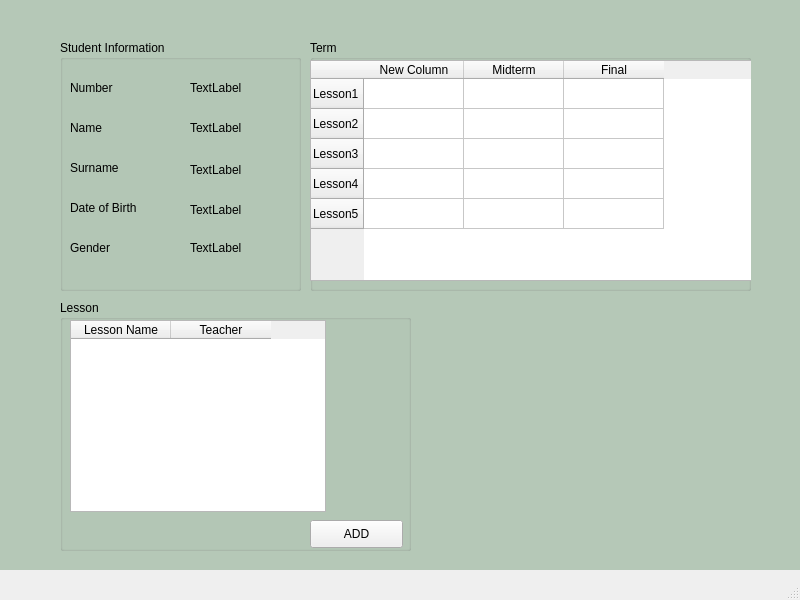
<?xml version="1.0" encoding="UTF-8"?>
<ui version="4.0">
 <class>StudentWindow</class>
 <widget class="QMainWindow" name="StudentWindow">
  <property name="geometry">
   <rect>
    <x>0</x>
    <y>0</y>
    <width>800</width>
    <height>600</height>
   </rect>
  </property>
  <property name="minimumSize">
   <size>
    <width>800</width>
    <height>600</height>
   </size>
  </property>
  <property name="maximumSize">
   <size>
    <width>800</width>
    <height>600</height>
   </size>
  </property>
  <property name="windowTitle">
   <string>Student Info</string>
  </property>
  <widget class="QWidget" name="centralwidget">
   <widget class="QLabel" name="label">
    <property name="geometry">
     <rect>
      <x>0</x>
      <y>-30</y>
      <width>800</width>
      <height>600</height>
     </rect>
    </property>
    <property name="styleSheet">
     <string notr="true">background-color:rgb(181, 200, 183);</string>
    </property>
    <property name="text">
     <string/>
    </property>
   </widget>
   <widget class="QGroupBox" name="Student_information">
    <property name="geometry">
     <rect>
      <x>60</x>
      <y>40</y>
      <width>241</width>
      <height>251</height>
     </rect>
    </property>
    <property name="title">
     <string>Student Information</string>
    </property>
    <widget class="QLabel" name="label_2">
     <property name="geometry">
      <rect>
       <x>10</x>
       <y>40</y>
       <width>55</width>
       <height>16</height>
      </rect>
     </property>
     <property name="text">
      <string>Number</string>
     </property>
    </widget>
    <widget class="QLabel" name="label_3">
     <property name="geometry">
      <rect>
       <x>10</x>
       <y>80</y>
       <width>55</width>
       <height>16</height>
      </rect>
     </property>
     <property name="text">
      <string>Name</string>
     </property>
    </widget>
    <widget class="QLabel" name="label_4">
     <property name="geometry">
      <rect>
       <x>10</x>
       <y>120</y>
       <width>55</width>
       <height>16</height>
      </rect>
     </property>
     <property name="text">
      <string>Surname</string>
     </property>
    </widget>
    <widget class="QLabel" name="label_5">
     <property name="geometry">
      <rect>
       <x>10</x>
       <y>160</y>
       <width>71</width>
       <height>16</height>
      </rect>
     </property>
     <property name="text">
      <string>Date of Birth</string>
     </property>
    </widget>
    <widget class="QLabel" name="label_6">
     <property name="geometry">
      <rect>
       <x>10</x>
       <y>200</y>
       <width>55</width>
       <height>16</height>
      </rect>
     </property>
     <property name="text">
      <string>Gender</string>
     </property>
    </widget>
    <widget class="QLabel" name="number_label">
     <property name="geometry">
      <rect>
       <x>130</x>
       <y>40</y>
       <width>55</width>
       <height>16</height>
      </rect>
     </property>
     <property name="text">
      <string>TextLabel</string>
     </property>
    </widget>
    <widget class="QLabel" name="surname_label">
     <property name="geometry">
      <rect>
       <x>130</x>
       <y>120</y>
       <width>71</width>
       <height>20</height>
      </rect>
     </property>
     <property name="text">
      <string>TextLabel</string>
     </property>
    </widget>
    <widget class="QLabel" name="birth_label">
     <property name="geometry">
      <rect>
       <x>130</x>
       <y>160</y>
       <width>101</width>
       <height>20</height>
      </rect>
     </property>
     <property name="text">
      <string>TextLabel</string>
     </property>
    </widget>
    <widget class="QLabel" name="gender_label">
     <property name="geometry">
      <rect>
       <x>130</x>
       <y>200</y>
       <width>55</width>
       <height>16</height>
      </rect>
     </property>
     <property name="text">
      <string>TextLabel</string>
     </property>
    </widget>
    <widget class="QLabel" name="name_label">
     <property name="geometry">
      <rect>
       <x>130</x>
       <y>80</y>
       <width>55</width>
       <height>16</height>
      </rect>
     </property>
     <property name="text">
      <string>TextLabel</string>
     </property>
    </widget>
   </widget>
   <widget class="QGroupBox" name="term">
    <property name="geometry">
     <rect>
      <x>310</x>
      <y>40</y>
      <width>441</width>
      <height>251</height>
     </rect>
    </property>
    <property name="title">
     <string>Term</string>
    </property>
    <widget class="QTableWidget" name="term_widget">
     <property name="geometry">
      <rect>
       <x>0</x>
       <y>20</y>
       <width>451</width>
       <height>221</height>
      </rect>
     </property>
     <row>
      <property name="text">
       <string>Lesson1</string>
      </property>
     </row>
     <row>
      <property name="text">
       <string>Lesson2</string>
      </property>
     </row>
     <row>
      <property name="text">
       <string>Lesson3</string>
      </property>
     </row>
     <row>
      <property name="text">
       <string>Lesson4</string>
      </property>
     </row>
     <row>
      <property name="text">
       <string>Lesson5</string>
      </property>
     </row>
     <column>
      <property name="text">
       <string>New Column</string>
      </property>
     </column>
     <column>
      <property name="text">
       <string>Midterm</string>
      </property>
     </column>
     <column>
      <property name="text">
       <string>Final</string>
      </property>
     </column>
    </widget>
   </widget>
   <widget class="QGroupBox" name="Lesson">
    <property name="geometry">
     <rect>
      <x>60</x>
      <y>300</y>
      <width>351</width>
      <height>251</height>
     </rect>
    </property>
    <property name="title">
     <string>Lesson</string>
    </property>
    <widget class="QTableWidget" name="lesson_widget">
     <property name="geometry">
      <rect>
       <x>10</x>
       <y>20</y>
       <width>256</width>
       <height>192</height>
      </rect>
     </property>
     <column>
      <property name="text">
       <string>Lesson Name</string>
      </property>
     </column>
     <column>
      <property name="text">
       <string>Teacher</string>
      </property>
     </column>
    </widget>
    <widget class="QPushButton" name="add_button">
     <property name="geometry">
      <rect>
       <x>250</x>
       <y>220</y>
       <width>93</width>
       <height>28</height>
      </rect>
     </property>
     <property name="text">
      <string>ADD</string>
     </property>
    </widget>
   </widget>
  </widget>
  <widget class="QMenuBar" name="menubar">
   <property name="geometry">
    <rect>
     <x>0</x>
     <y>0</y>
     <width>800</width>
     <height>26</height>
    </rect>
   </property>
  </widget>
  <widget class="QStatusBar" name="statusbar"/>
 </widget>
 <resources/>
 <connections/>
</ui>
